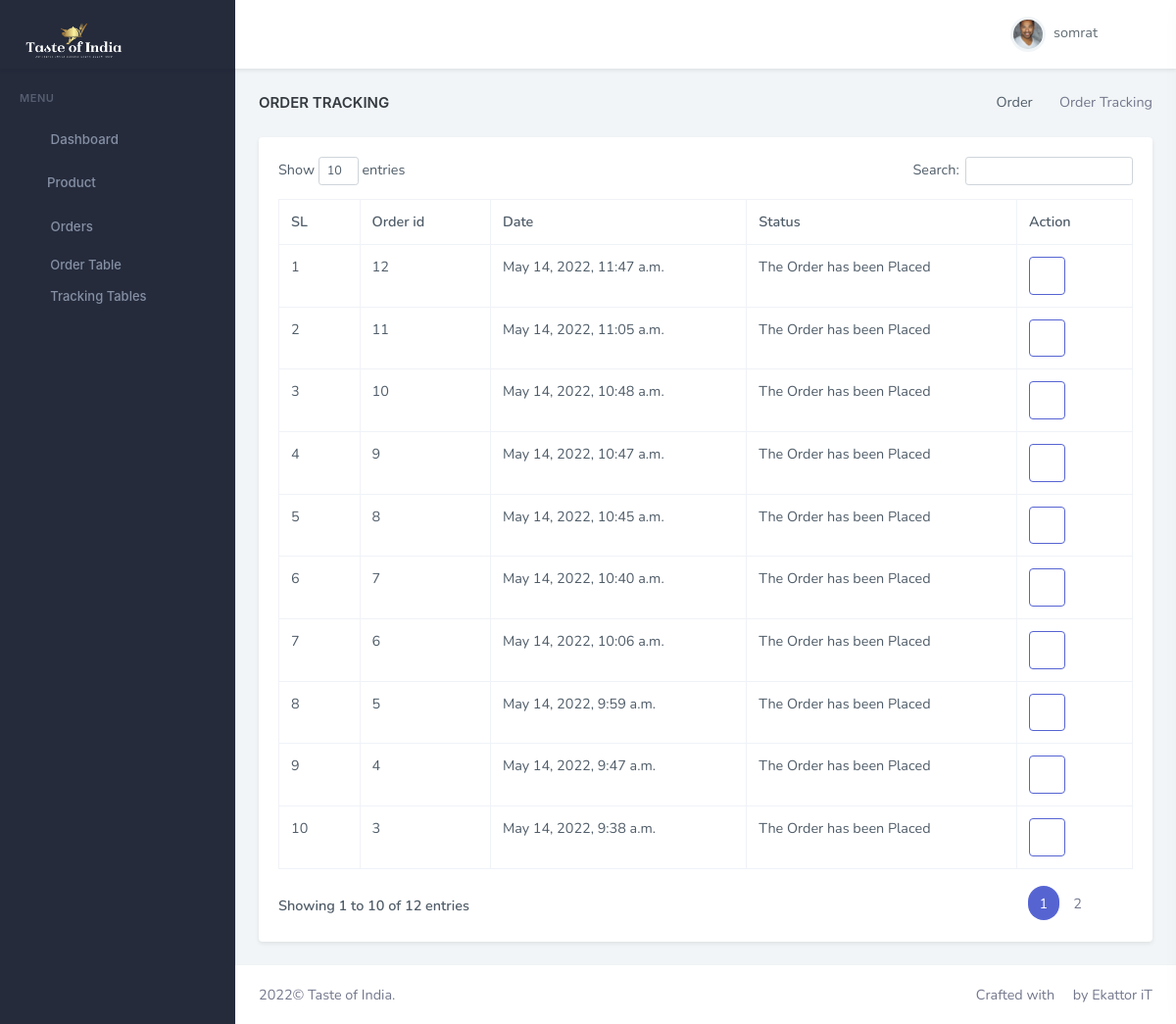
/order-tracking (signed in), run on an earlier commit of the app's database.
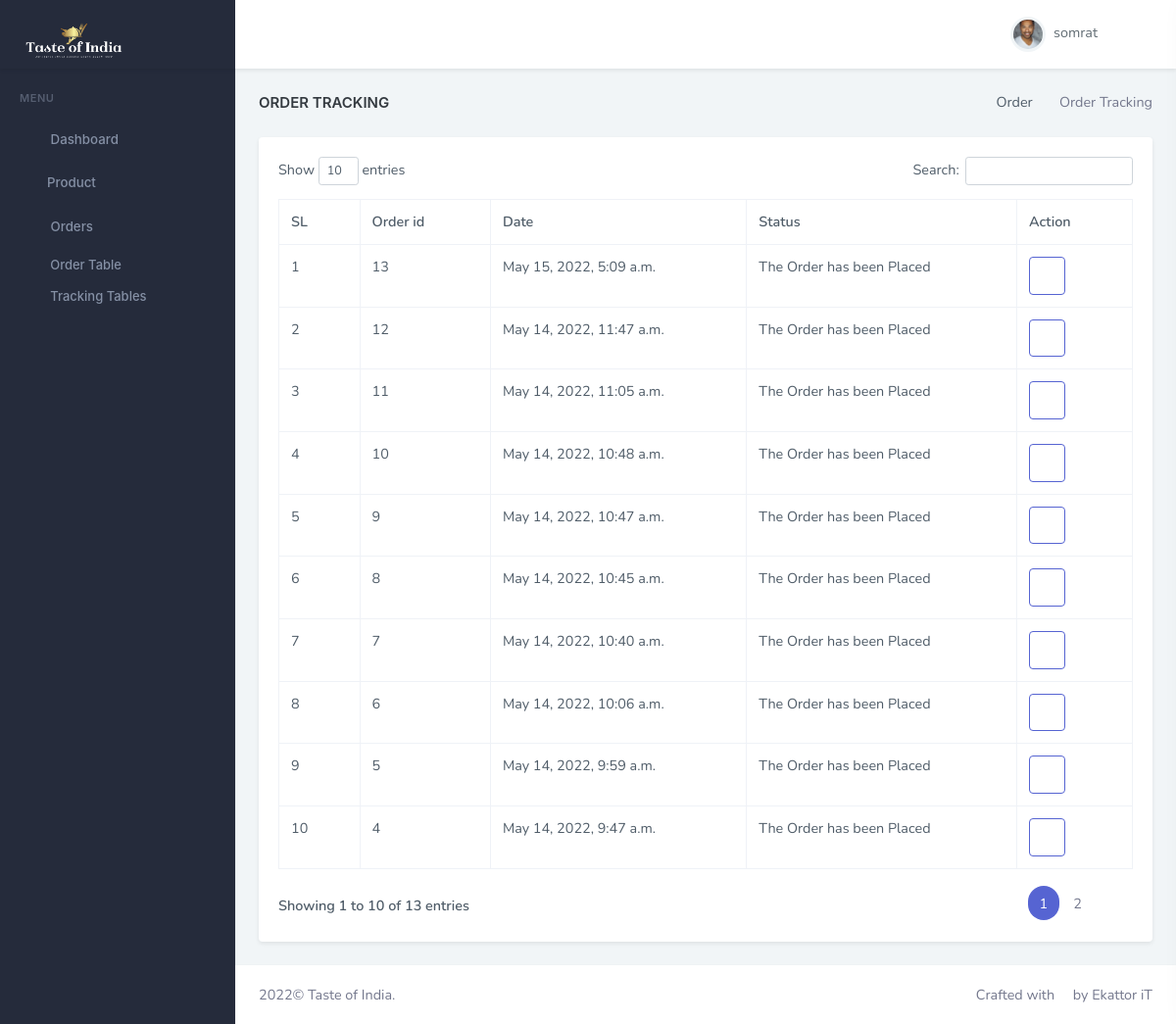
And on a later commit of the database.
### dashboard/models.py (models this page shows, shortened)
class OrderUpdate(models.Model):
    update_id = models.AutoField(primary_key=True)
    order_id = models.IntegerField(default="")
    update_desc = models.CharField(max_length=5000)
    timestamp = models.DateTimeField(default=timezone.now)

### dashboard/views.py (the view)
# urls.py: path('order-tracking', views.TrackingListView.as_view(), name="order-tracking"),  # tracking list
class TrackingListView(LoginRequiredMixin, ListView, ):
    login_url = 'admin-login'
    model = OrderUpdate  # Model I want to Covert to List
    template_name = 'menu/order-tracking.html'  # Template Name
    context_object_name = 'tracking'  # Change default name of objectList
    ordering = ['-timestamp', '-order_id']  # Ordering post LIFO
    def get_context_data(self, **kwargs):
        context = super().get_context_data(**kwargs)
        context["title"] = "Order Tracking"
        context["pageview"] = "Order"
        return context

### templates/menu/order-tracking.html (shortened to what this page needs)
{% extends 'partials/base.html' %}
{% load static %}
{% block extra_css %}
        <link href="{% static 'libs/datatables.net-bs4/css/dataTables.bootstrap4.min.css' %}" rel="stylesheet" type="text/css" />
        <link href="{% static 'libs/datatables.net-buttons-bs4/css/buttons.bootstrap4.min.css' %}" rel="stylesheet" type="text/css" />
        <link href="{% static 'libs/datatables.net-select-bs4/css//select.bootstrap4.min.css' %}" rel="stylesheet" type="text/css" />
        <link href="{% static 'libs/datatables.net-responsive-bs4/css/responsive.bootstrap4.min.css' %}" rel="stylesheet" type="text/css" />
{% endblock extra_css %}
{% block content %}
                        <div class="row">
                            <div class="col-12">
                                <div class="card">
                                    <div class="card-body">
                                        <div id = "citems"></div>
                                        <table id="datatable" class="table table-bordered dt-responsive nowrap" style="border-collapse: collapse; border-spacing: 0; width: 100%;">
                                            <thead>
                                            <tr>
                                                <th>SL</th>
                                                <th>Order id</th>
                                                <th>Date</th>
                                                <th>Status</th>
                                                <th>Action</th>
                                            </tr>
                                            </thead>
                                            <tbody>
                                            {% for item in tracking %}
                                            <tr>
                                                <td>{{ forloop.counter}}</td>
                                                <td>{{ item.order_id }}</td>
                                                <td>{{ item.timestamp }}</td>
                                                <td>{{ item.update_desc }}</td>
                                                <td style="">
                                                    <a href="{% url 'change-tracking' item.order_id %}">
                                                        <button class="btn btn-outline-primary" title="Track Parcel">
                                                            <i class="fas fa-truck-moving"></i>
                                                        </button>
                                                    </a>
                                                </td>
                                            </tr>
                                            {% endfor %}
                                            </tbody>
                                        </table>
                                    </div>
                                </div>
                            </div>
                        </div>
{% endblock content %}

What changed in the data, as far as the page shows it:
no longer on this page (row unchanged): OrderUpdate: order_id "3", timestamp "May 14, 2022, 9:38 a.m.", update_desc "The Order has been Placed"
added OrderUpdate: order_id "13", timestamp "May 15, 2022, 5:09 a.m.", update_desc "The Order has been Placed"
Also different on the page:
text written by a page script: "Show entries Search: Showing 1 to 10 of 12 entries 1 2" → "Show entries Search: Showing 1 to 10 of 13 entries 1 2"
